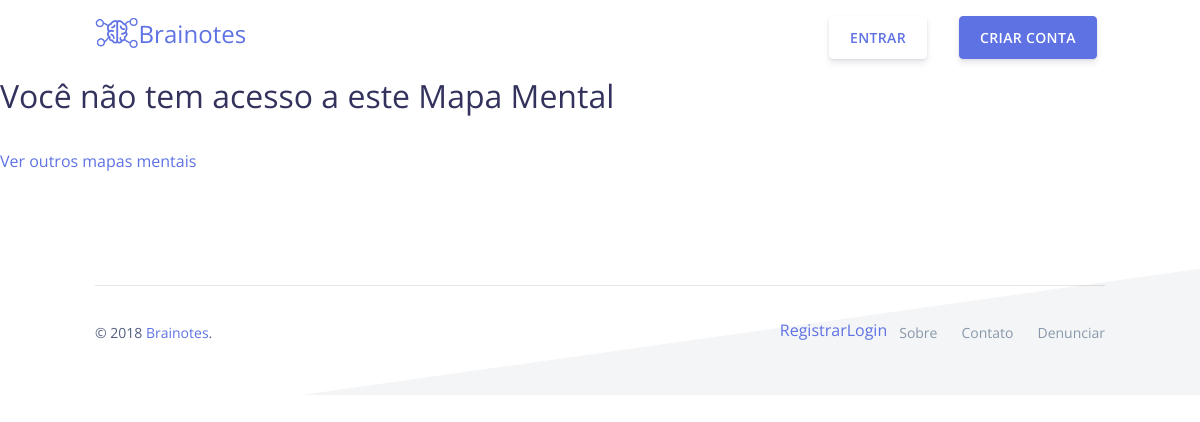
Before: /m/4 with the older database file.
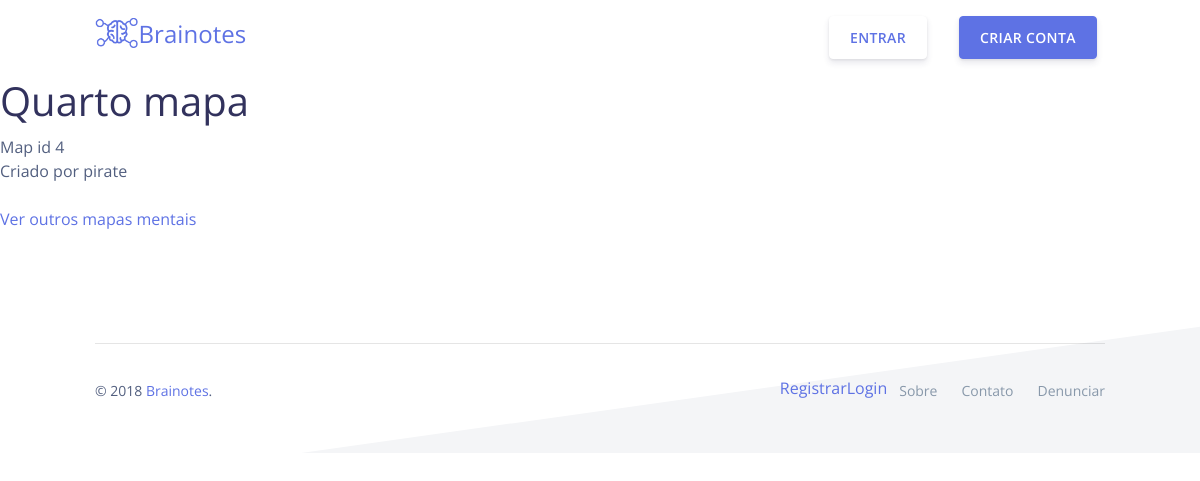
After: the same page with the newer database file.
### mindmaps/models.py (models this page shows)
class Map(models.Model):
    title = models.CharField(max_length=128)
    ispublic = models.BooleanField(default=False)
    author = models.ForeignKey(CustomUser, on_delete=models.SET_NULL, null=True, related_name="mymaps")
    public_id = models.CharField(max_length=16)
    friendly_url = models.CharField(max_length=128)
    language = models.CharField(max_length=8)

class CustomUser(AbstractUser):
    objects = CustomUserManager()
    name = models.CharField(max_length=128)
    email = models.CharField(max_length=128)
    password = models.CharField(max_length=128)
    language = models.CharField(max_length=8)
    nickname = models.CharField(max_length=32)
    public_id = models.CharField(max_length=16)
    bio = models.TextField()

### mindmaps/views.py (the view)
# urls.py: path("m/<int:map_id>", views.map, name="map"),
def map(request, map_id):
    try:
        map = Map.objects.get(pk=map_id) #public_id=map_id
    except Map.DoesNotExist:
        raise Http404("Map does not exist.")
    if map.ispublic == True:
        context = {
            "map": map
        }
    else:
        if request.user.is_authenticated and map.author == request.user:
            context = {
                "map": map
            }
        else:
            context = {
                "map": {}
            }
    return render(request, "maps/map.html", context)

### mindmaps/templates/maps/map.html (shortened to what this page needs)
{% extends "maps/base.html" %}
{% block body %}
<main>
    {% if map %}
      <h1>{{ map.title }}</h1>
      Map id {{ map.id }}<br>
      Criado por {{ map.author.username }}
      <br>
    {% else %}
    <h2>Você não tem acesso a este Mapa Mental</h2>
    {% endif %}
    <br>
    <a href="{% url 'index' %}">Ver outros mapas mentais</a>
  </main>
{% endblock %}

Changed rows visible on the page:
now on this page (row edited): Map: title "Quarto mapa", id "4", author.username "pirate"
Other visible differences:
text no longer shown: "Você não tem acesso a este Mapa Mental"
text now shown: "Map id Criado por"
